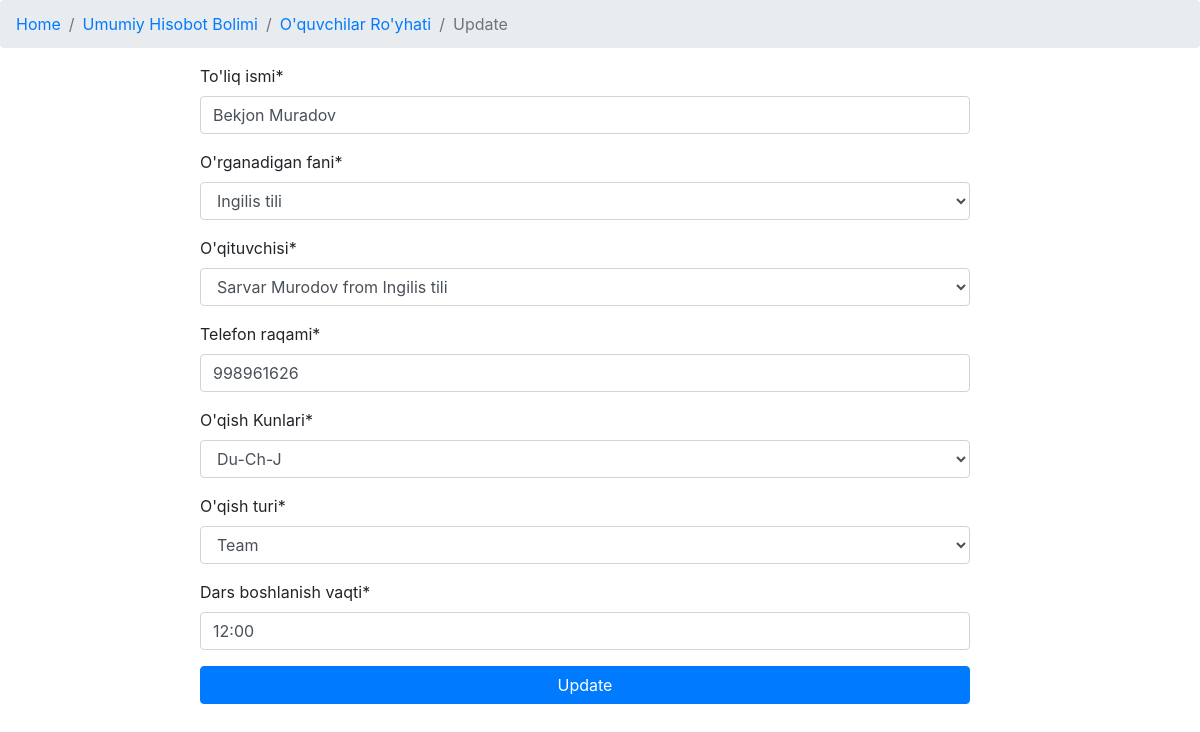
Screenshot of /profile/update/student/1/ (signed in) with the database file from the repository.
### app/models.py (models this page shows, shortened)
class Student(models.Model):
    f_name = models.CharField(_("To'liq ismi"), max_length=100)
    subject = models.ForeignKey(Subject, verbose_name=_("O'rganadigan fani"), on_delete=models.CASCADE)
    teacher = models.ForeignKey(Teacher, verbose_name=_("O'qituvchisi"), on_delete=models.CASCADE)
    phone_num = models.CharField(_("Telefon raqami"), max_length=9)
    study_days = models.CharField(_("O'qish Kunlari"), max_length=50, choices=study_days, default='option')
    study_type = models.CharField(_("O'qish turi"), max_length=50, choices=study_type, default='option')
    lesson_time = models.CharField(_("Dars boshlanish vaqti"), max_length=50)
    registered_date = models.DateTimeField(_("Ro'yhatga olingan vaqti"), auto_now_add=True)
    """Bitta student shu oyda necha pul tolov qilganligini ko'rsatadi"""

class Teacher(models.Model):
    f_name = models.CharField(_("To'liq ismi"), max_length=100)
    subject = models.ForeignKey(Subject, verbose_name=_("O'qitadigan fani"), on_delete=models.CASCADE)
    address = models.CharField(_("Manzil"), max_length=100)
    phone_num = models.CharField(_("Telefon raqami"), max_length=9)
    registred_time = models.DateTimeField(_("royhatga olingan vaqt"), auto_now_add=True)
    def __str__(self):
        return f'{self.f_name} from {self.subject.name}'
    """Bitta fan uchun shu oyda qancha tolanganligini ko'rsatadi"""
    """Bitta o'qituvchi qancha oylik olishligini ko'rsatadi"""
    """Hamma o'qituvchi qancha olishligini ko'rsatadi"""
    """Bitta O'qituvchida nechta o'quvchi borligini ko'rsatadi"""

### app/views.py (the view)
# urls.py: path("update/student/<pk>/", StudentUpdateView.as_view(), name="UpdateStudent"),
class StudentUpdateView(SuccessMessageMixin, UpdateView):
    model = Student
    template_name = 'update/student_update.html'
    fields = '__all__'
    success_url = '/all/students/'
    success_message = 'Yangilandi! '

### app/models.py (called while the page is built)
    def __str__(self):
        return self.name

### app/templates/update/student_update.html (shortened to what this page needs)
{% extends "index.html" %}
{% load crispy_forms_tags %}
{% block content %}
<nav aria-label="breadcrumb">
    <ol class="breadcrumb">
        <li class="breadcrumb-item" ><a href="{% url 'app:Home' %}">Home</a></li>
        <li class="breadcrumb-item" ><a href="{% url 'app:ReportSection' %}">Umumiy Hisobot Bolimi</a></li>
        <li class="breadcrumb-item" ><a href="{% url 'app:StudentList' %}">O'quvchilar Ro'yhati</a></li>
        <li class="breadcrumb-item active" aria-current="page">Update</li>
    </ol>
</nav>
    <div class="row" style="margin-right: 15px;">
        <div class="col-md-8 m-auto">
            <form action="" method="post" class="uniForm">
                {{ form|crispy }}
                <div class="d-grid gap-2">
                    <button type="submit" class="btn-block btn btn-primary">Update</button>
                </div>
            </form>
        </div>
    </div>
{% endblock content %}

### rows the page displays
Student: f_name "Bekjon Muradov", teacher "Sarvar Murodov from Ingilis tili", phone_num "998961626", study_days "Du-Ch-J", study_type "Team", lesson_time "12:00"
Teacher: subject "Ingilis tili"
